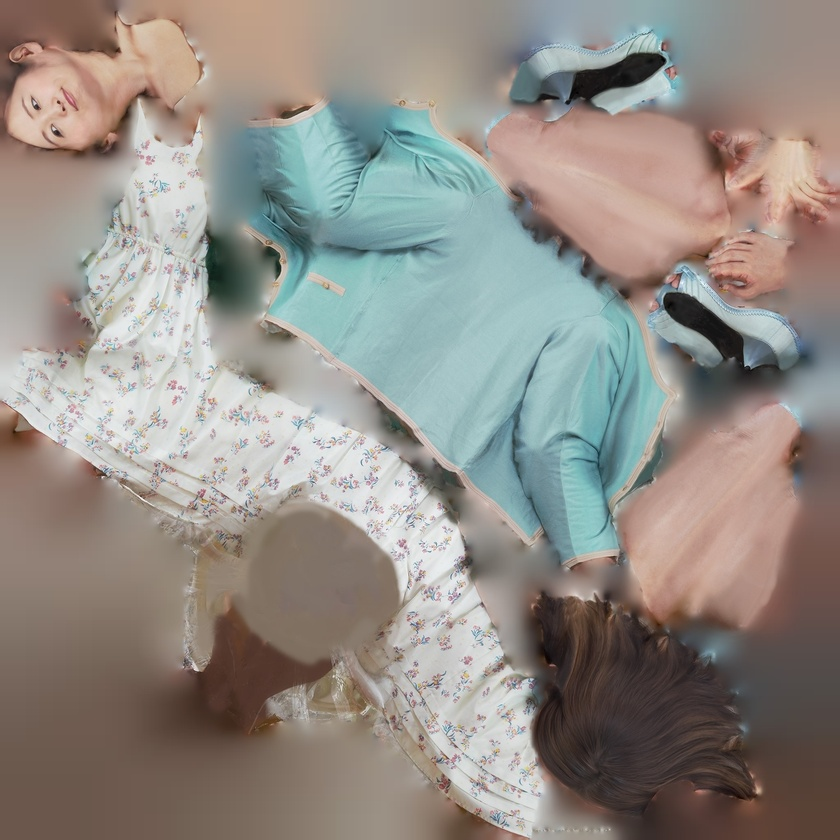
#> input picture ObjBodyFile/97-free_091_aya_obj/tex/091_W_Aya_2K_01.jpg, 840 x 840 px, shrunk from 2048 x 2048 before the run
$ jupyter execute --allow-errors demo_visualization_oldversion.ipynb   (older library calls are emulated)
#> lines starting #> are read from the running program, lines starting #| are printed output that depends on the picture
[cell 1]
import numpy as np
import cv2
import matplotlib.pyplot as plt

[cell 2]
filename = '091_W_Aya_10K.obj'
vertices = []
vertex_norm = []
vertex_tex = []
triangles = []
texcoords = []
#> (the rest of this cell did not finish here and is left out)

[cell 3]
vertices = np.array(vertices,np.int32)
#> (the rest of this cell did not finish here and is left out)

[cell 4]
uv_map = plt.imread("./tex/091_W_Aya_2K_01.jpg")
#> uv_map is the input picture: shape (840, 840, 3); mean R, G, B 146.3, 140.2, 133.7
uv_map = uv_map.astype('float32')
uv_map = np.rot90(uv_map,3)
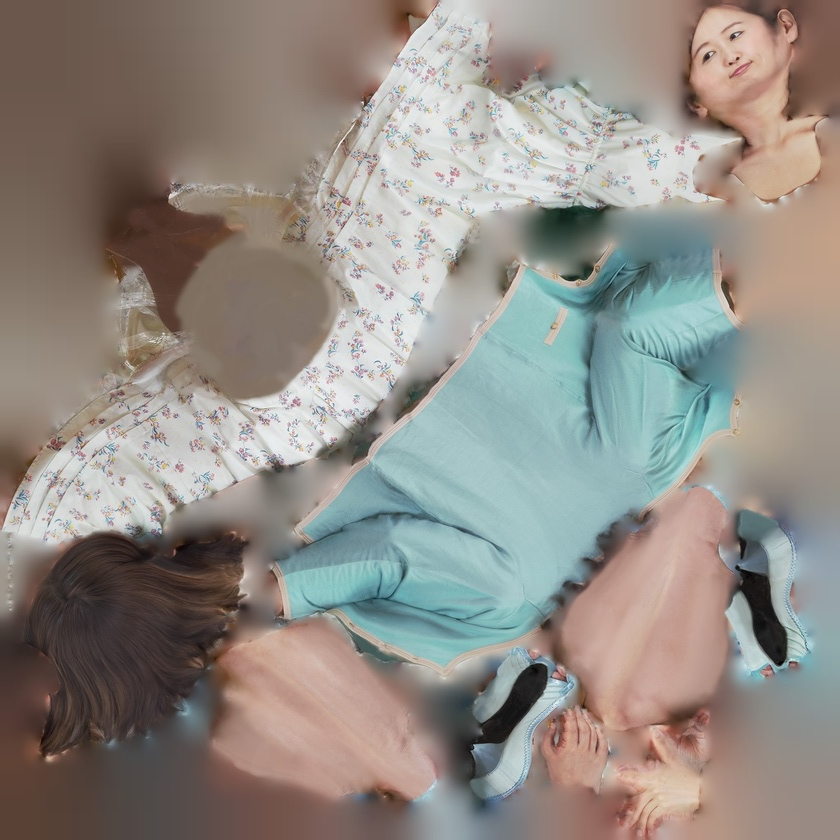
#> uv_map: shape (840, 840, 3) float32; mean R, G, B 146.3, 140.2, 133.7

[cell 5]
plt.imshow(uv_map/255.0)
plt.axis('off')
